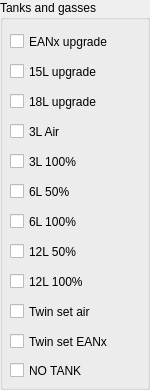
                     <widget class="QGroupBox" name="groupBox_8">
                      <property name="title">
                       <string>Tanks and gasses</string>
                      </property>
                      <widget class="QCheckBox" name="pm_twin_air_check">
                       <property name="geometry">
                        <rect>
                         <x>10</x>
                         <y>300</y>
                         <width>111</width>
                         <height>23</height>
                        </rect>
                       </property>
                       <property name="text">
                        <string>Twin set air</string>
                       </property>
                      </widget>
                      <widget class="QCheckBox" name="pm_6l_50_check">
                       <property name="geometry">
                        <rect>
                         <x>10</x>
                         <y>180</y>
                         <width>90</width>
                         <height>23</height>
                        </rect>
                       </property>
                       <property name="text">
                        <string>6L 50%</string>
                       </property>
                      </widget>
                      <widget class="QCheckBox" name="pm_twin_eanx_check">
                       <property name="geometry">
                        <rect>
                         <x>10</x>
                         <y>330</y>
                         <width>131</width>
                         <height>23</height>
                        </rect>
                       </property>
                       <property name="text">
                        <string>Twin set EANx</string>
                       </property>
                      </widget>
                      <widget class="QCheckBox" name="pm_12l_100_check">
                       <property name="geometry">
                        <rect>
                         <x>10</x>
                         <y>270</y>
                         <width>90</width>
                         <height>23</height>
                        </rect>
                       </property>
                       <property name="text">
                        <string>12L 100%</string>
                       </property>
                      </widget>
                      <widget class="QCheckBox" name="pm_6l_100_check">
                       <property name="geometry">
                        <rect>
                         <x>10</x>
                         <y>210</y>
                         <width>90</width>
                         <height>23</height>
                        </rect>
                       </property>
                       <property name="text">
                        <string>6L 100%</string>
                       </property>
                      </widget>
                      <widget class="QCheckBox" name="pm_15l_upgrade_check">
                       <property name="geometry">
                        <rect>
                         <x>10</x>
                         <y>60</y>
                         <width>131</width>
                         <height>23</height>
                        </rect>
                       </property>
                       <property name="text">
                        <string>15L upgrade</string>
                       </property>
                      </widget>
                      <widget class="QCheckBox" name="pm_18l_upgrade_check">
                       <property name="geometry">
                        <rect>
                         <x>10</x>
                         <y>90</y>
                         <width>121</width>
                         <height>23</height>
                        </rect>
                       </property>
                       <property name="text">
                        <string>18L upgrade</string>
                       </property>
                      </widget>
                      <widget class="QCheckBox" name="pm_12l_50_check">
                       <property name="geometry">
                        <rect>
                         <x>10</x>
                         <y>240</y>
                         <width>90</width>
                         <height>23</height>
                        </rect>
                       </property>
                       <property name="text">
                        <string>12L 50%</string>
                       </property>
                      </widget>
                      <widget class="QCheckBox" name="pm_eanx_upgrade_check">
                       <property name="geometry">
                        <rect>
                         <x>10</x>
                         <y>30</y>
                         <width>121</width>
                         <height>23</height>
                        </rect>
                       </property>
                       <property name="text">
                        <string>EANx upgrade</string>
                       </property>
                      </widget>
                      <widget class="QCheckBox" name="pm_no_tank_check">
                       <property name="geometry">
                        <rect>
                         <x>10</x>
                         <y>360</y>
                         <width>131</width>
                         <height>21</height>
                        </rect>
                       </property>
                       <property name="text">
                        <string>NO TANK</string>
                       </property>
                      </widget>
                      <widget class="QCheckBox" name="pm_3l_air_check">
                       <property name="geometry">
                        <rect>
                         <x>10</x>
                         <y>120</y>
                         <width>121</width>
                         <height>23</height>
                        </rect>
                       </property>
                       <property name="text">
                        <string>3L Air</string>
                       </property>
                      </widget>
                      <widget class="QCheckBox" name="pm_3l_100_check">
                       <property name="geometry">
                        <rect>
                         <x>10</x>
                         <y>150</y>
                         <width>121</width>
                         <height>23</height>
                        </rect>
                       </property>
                       <property name="text">
                        <string>3L 100%</string>
                       </property>
                      </widget>
                     </widget>
